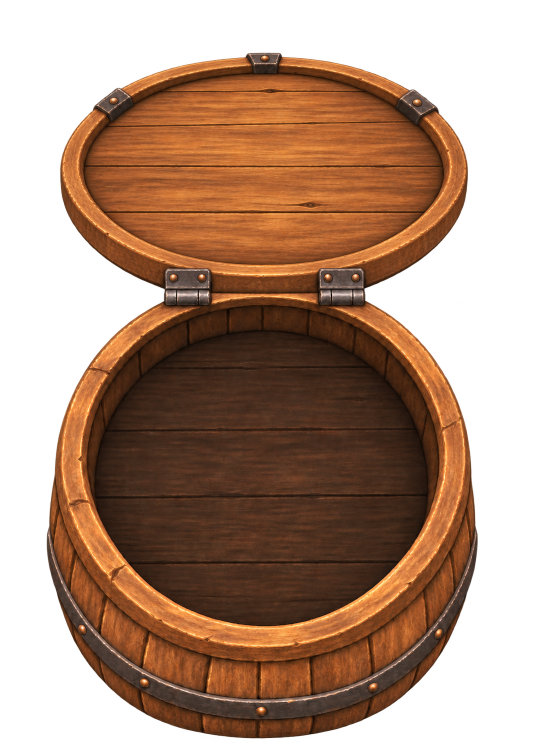
#> input picture art/deliveries/barrel-window-v1.png, 1065 x 1477 px, found by its file name (shown at 1/2 size)
$ python barrel-locker-grid.py
#> lines starting #> are read from the running program, lines starting #| are printed output that depends on the picture
# (v724, Jordan: barrels in buildings open as loot, a 2x2 grid from the foot locker set inside, the title, count and X
# on the lid) Makes ui/barrel/barrel-window.webp from art/deliveries/barrel-window-v1.png (the open barrel, its lid
# hinged up behind):
#   1. the painting is trimmed to the barrel (a 12 px margin round it; the background stays clear, so the window's drop
#      shadow follows the barrel's outline);
#   2. a 2x2 piece of the foot locker's grid (ui/locker/locker-window.webp, already matched to the crate:
#      art/src/foot-locker-match.py), its first and last columns and top and bottom rows joined at the middle of the
#      bars between, is scaled to the foot locker window's on-screen size (0.56 of its painting) at this window's
#      scale (BK) and laid in the middle of the barrel's floor, with a soft shadow under it;
#   3. its hue is moved (Lab a and b means) to the barrel floor's, its lightness kept.
#   python3 art/src/barrel-locker-grid.py
import os
import numpy as np
from PIL import Image
from scipy.ndimage import gaussian_filter

def srgb2lin(c): return np.where(c <= 0.04045, c / 12.92, ((c + 0.055) / 1.055) ** 2.4)
def lin2srgb(c): return np.where(c <= 0.0031308, c * 12.92, 1.055 * np.clip(c, 0, None) ** (1 / 2.4) - 0.055)
M = np.array([[0.4124, 0.3576, 0.1805], [0.2126, 0.7152, 0.0722], [0.0193, 0.1192, 0.9505]]); Mi = np.linalg.inv(M)
WP = np.array([0.95047, 1.0, 1.08883])
def f(t): return np.where(t > 0.008856, np.cbrt(t), 7.787 * t + 16 / 116)
def fi(t): return np.where(t > 0.206893, t ** 3, (t - 16 / 116) / 7.787)
def rgb2lab(rgb):
    fx = f(srgb2lin(rgb) @ M.T / WP)
    return np.stack([116 * fx[..., 1] - 16, 500 * (fx[..., 0] - fx[..., 1]), 200 * (fx[..., 1] - fx[..., 2])], -1)
def lab2rgb(lab):
    fy = (lab[..., 0] + 16) / 116; fx = fy + lab[..., 1] / 500; fz = fy - lab[..., 2] / 200
    return np.clip(lin2srgb((np.stack([fi(fx), fi(fy), fi(fz)], -1) * WP) @ Mi.T), 0, 1)

BK = 0.53                  # the window's on-screen scale (css px per painting px): #storeCol.barrel --bk
LK = 0.56                  # the foot locker window's (LOCKER_UI.scale), so the squares come out the same size
FLOOR = (523, 957)         # the middle of the barrel's floor in the delivered painting

src = np.asarray(Image.open('art/deliveries/barrel-window-v1.png').convert('RGBA')).astype(float) / 255
ys, xs = np.where(src[..., 3] > 0.04)
X0, Y0 = max(xs.min() - 12, 0), max(ys.min() - 12, 0)
#> X0 = 81; Y0 = 93
X1, Y1 = min(xs.max() + 13, src.shape[1]), min(ys.max() + 13, src.shape[0])
#> X1 = 968; Y1 = 1477
c = src[Y0:Y1, X0:X1].copy()
fx, fy = FLOOR[0] - X0, FLOOR[1] - Y0
#> fx = 442; fy = 864

# the locker's 2x2: columns 1 and 5 (frame edges 138 and 1060, bars' middles 326 and 873), rows 1 and 3 (frame edges
# 526 and 1097, bars' middles 718 and 902)
locker = np.asarray(Image.open('ui/locker/locker-window.webp').convert('RGBA')).astype(float) / 255
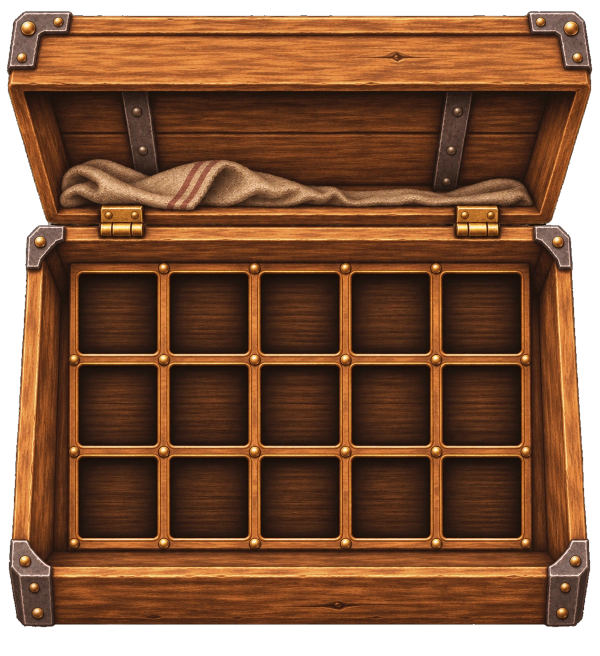
#> input picture ui/locker/locker-window.webp, 1199 x 1312 px, found by its file name (shown at 1/2 size)
cols = lambda a: np.concatenate([a[:, 138:326], a[:, 873:1060]], axis=1)
part = cols(np.concatenate([locker[526:718], locker[902:1097]], axis=0))
PW, PH = part.shape[1], part.shape[0]
#> PW = 375; PH = 387
s = LK / BK
NW, NH = round(PW * s), round(PH * s)
#> NW = 396; NH = 409
g = np.asarray(Image.fromarray((part * 255 + 0.5).astype(np.uint8), 'RGBA').resize((NW, NH), Image.LANCZOS)).astype(float) / 255
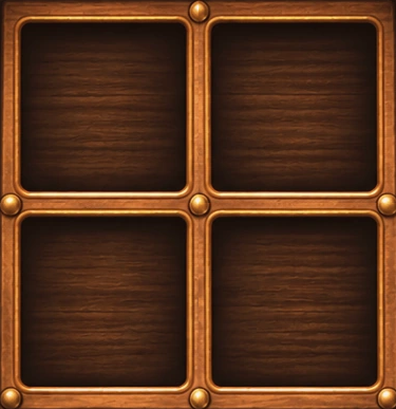
#> g: shape (409, 396, 4) float64; mean R, G, B, A 0.347, 0.199, 0.108, 1
gx, gy = round(fx - NW / 2), round(fy - NH / 2)
#> gx = 244; gy = 660

# hue to the floor's
floor = c[fy - 150:fy + 150, fx - 220:fx + 220, :3]
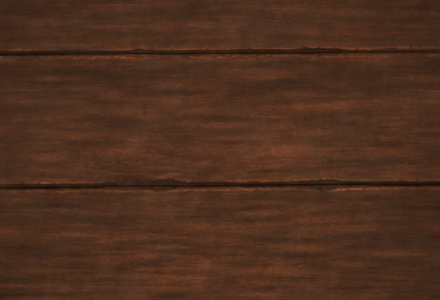
#> floor: shape (300, 440, 3) float64; mean R, G, B 0.304, 0.185, 0.12
lab_g, lab_f = rgb2lab(g[..., :3]), rgb2lab(floor)
#> in rgb2lab (call 2), `return np.stack([116 * fx[..., 1] - 16, 500 * (fx[..., 0] - fx[..., 1]..`:
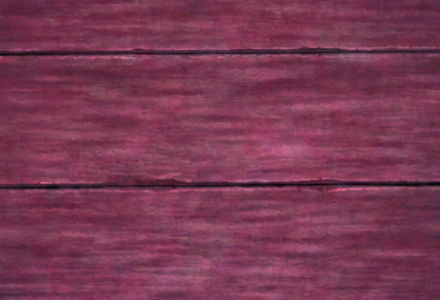
#> returned value: shape (300, 440, 3) float64; mean of channels 0, 1, 2 22.7, 11.9, 16.2; drawn with min black and max white
d = lab_f.reshape(-1, 3).mean(0) - lab_g.reshape(-1, 3).mean(0); d[0] = 0
#> after `d = lab_f.reshape(-1, 3).mean(0) - lab_g.reshape(-1, 3).mean(0)`: d = [-1.83, -2.41, -4.32]
g[..., :3] = lab2rgb(lab_g + d)
#> in lab2rgb, `fz = fy - lab[..., 2] / 200`:
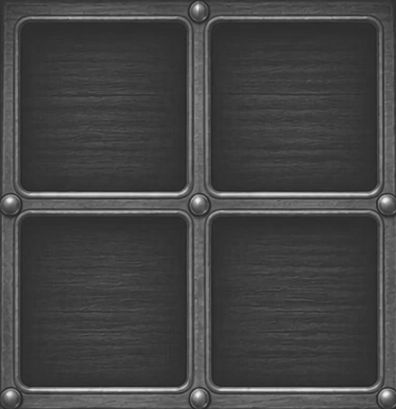
#> fz: shape (409, 396) float64; min 0.162, max 0.951, mean 0.269
#> in fi (call 3), `def fi(t): return np.where(t > 0.206893, t ** 3, (t - 16 / 116) / 7.787)`:
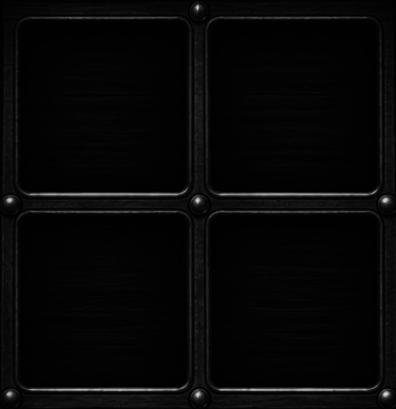
#> returned value: shape (409, 396) float64; min 0.00303, max 0.86, mean 0.0295

# a soft shadow on the floor round and under the grid (light from above and a little in front)
sh = np.zeros(c.shape[:2])
sh[gy + 6:gy + NH + 10, gx + 2:gx + NW - 2] = 1
sh = gaussian_filter(sh, 9) * 0.55
c[..., :3] *= (1 - sh)[..., None]

# laid in with a 2 px feather at its edges
yy, xx = np.mgrid[0:NH, 0:NW]
edge = np.minimum.reduce([xx + 0.5, NW - xx - 0.5, yy + 0.5, NH - yy - 0.5])
a = np.clip(edge / 2, 0, 1)[..., None]
c[gy:gy + NH, gx:gx + NW, :3] = c[gy:gy + NH, gx:gx + NW, :3] * (1 - a) + g[..., :3] * a
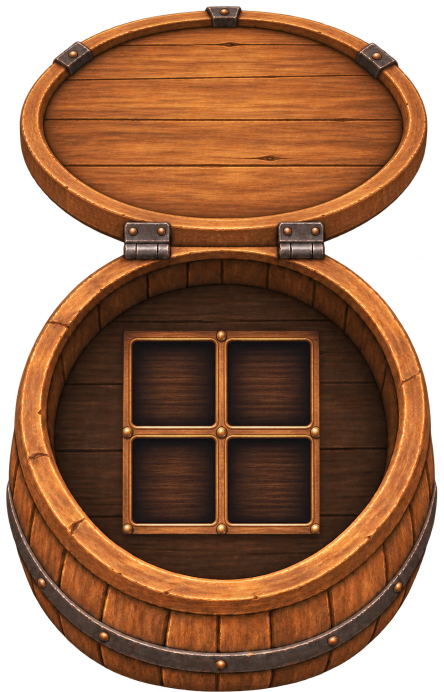
#> c: shape (1384, 887, 4) float64 (shown at 1/2 size); mean R, G, B, A 0.383, 0.223, 0.122, 0.771; transparent parts drawn white

os.makedirs('ui/barrel', exist_ok=True)
out = (np.clip(c, 0, 1) * 255 + 0.5).astype(np.uint8)
Image.fromarray(out, 'RGBA').save('ui/barrel/barrel-window.webp', 'WEBP', quality=94, method=6)
# the squares (css px, at BK): the locker's wells sit 16/198 px in and 18/202 px down in the joined piece
r1 = lambda v: round(v, 1)
print('barrel window', out.shape[1], 'x', out.shape[0], '=', r1(out.shape[1] * BK), 'x', r1(out.shape[0] * BK), 'css; trim at', X0, Y0,
      '; grid at', gx, gy, NW, 'x', NH,
      '; wells css left', [r1((gx + x * s) * BK) for x in (16, 198)], 'top', [r1((gy + y * s) * BK) for y in (18, 202)],
      'size', r1(161 * LK), r1(164 * LK))
#| barrel window 887 x 1384 = 470.1 x 733.5 css; trim at 81 93 ; grid at 244 660 396 x 409 ; wells css left [138.3, 240.2] top [359.9, 462.9] size 90.2 91.8
